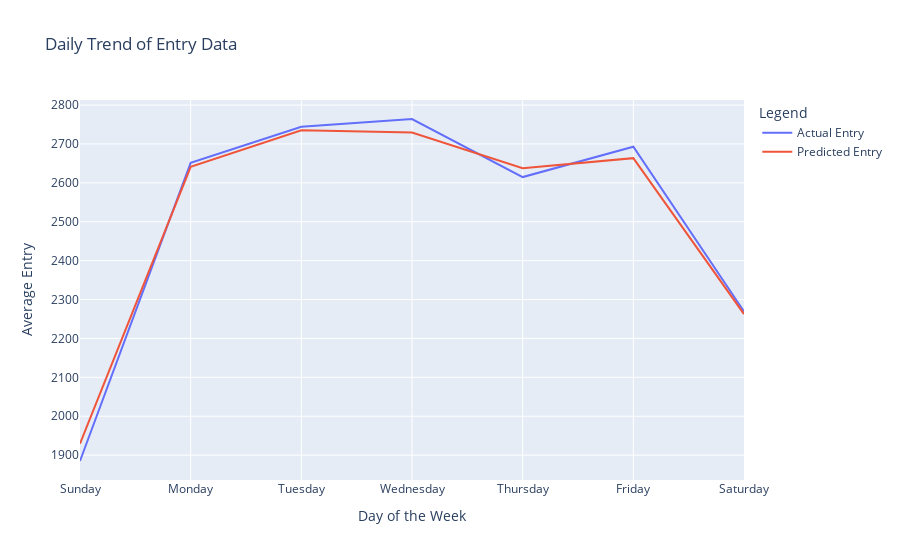

Notebook code cell kept with this figure:
### Code cell
# Extract the day of the week from the 'Date Time' column
df_pred_with_time['day_of_week'] = df_pred_with_time['Date Time'].dt.dayofweek

# Aggregate the actual and predicted values by day of the week
daily_trend = df_pred_with_time.groupby('day_of_week').agg({
    'Actual Entry': 'mean',
    'Predicted Entry': 'mean'
}).reset_index()

# Map day_of_week numbers to day names, starting with Sunday
day_names = {6: 'Sunday', 0: 'Monday', 1: 'Tuesday', 2: 'Wednesday', 3: 'Thursday', 4: 'Friday', 5: 'Saturday'}
daily_trend['day_name'] = daily_trend['day_of_week'].map(day_names)

# Reorder the DataFrame to start with Sunday
daily_trend = daily_trend.set_index('day_of_week').loc[[6, 0, 1, 2, 3, 4, 5]].reset_index()

# Display the aggregated data
print(daily_trend)

# Create a Plotly figure for the daily trend based on actual and predicted values
fig = px.line(daily_trend, x='day_name', y=['Actual Entry', 'Predicted Entry'], title='Daily Trend of Entry Data')

# Update layout for better visualization
fig.update_layout(
    xaxis_title='Day of the Week',
    yaxis_title='Average Entry',
    legend_title='Legend'
)

# Show the plot
fig.show()

### Figure 1 — Plotly figure (JSON) as saved in the notebook; plotly's stock layout.template omitted (floating-point values rounded to 4 significant figures)
{"data": [{"hovertemplate": "variable=Actual Entry<br>day_name=%{x}<br>value=%{y}<extra></extra>", "legendgroup": "Actual Entry", "line": {"color": "#636efa", "dash": "solid"}, "marker": {"symbol": "circle"}, "mode": "lines", "name": "Actual Entry", "orientation": "v", "showlegend": true, "type": "scatter", "x": ["Sunday", "Monday", "Tuesday", "Wednesday", "Thursday", "Friday", "Saturday"], "xaxis": "x", "y": [1885.0, 2651.0, 2744.0, 2764.0, 2615.0, 2693.0, 2269.0], "yaxis": "y"}, {"hovertemplate": "variable=Predicted Entry<br>day_name=%{x}<br>value=%{y}<extra></extra>", "legendgroup": "Predicted Entry", "line": {"color": "#EF553B", "dash": "solid"}, "marker": {"symbol": "circle"}, "mode": "lines", "name": "Predicted Entry", "orientation": "v", "showlegend": true, "type": "scatter", "x": ["Sunday", "Monday", "Tuesday", "Wednesday", "Thursday", "Friday", "Saturday"], "xaxis": "x", "y": [1929.0, 2641.0, 2735.0, 2730.0, 2637.0, 2664.0, 2263.0], "yaxis": "y"}], "layout": {"legend": {"title": {"text": "Legend"}, "tracegroupgap": 0}, "title": {"text": "Daily Trend of Entry Data"}, "xaxis": {"anchor": "y", "domain": [0, 1], "title": {"text": "Day of the Week"}}, "yaxis": {"anchor": "x", "domain": [0, 1], "title": {"text": "Average Entry"}}}}
